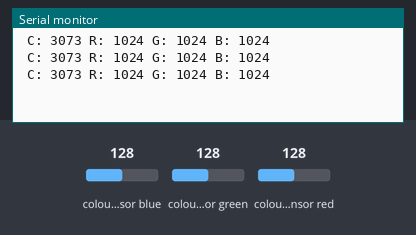
A sketch run on a simulated Arduino Uno, built with avr-gcc and run on an emulated ATmega328P. Parts: the last lines printed to the serial monitor. The inputs (shaded band) are chosen by the test bench; at power-on: colour sensor blue 128, colour sensor green 128, colour sensor red 128.

Above: at 1.4 s.
1.5 s: colour sensor blue set to 191
At 2.2 s:
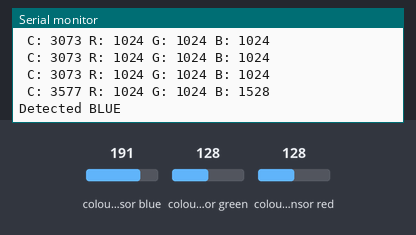
3.7 s: colour sensor green set to 250
At 4.4 s:
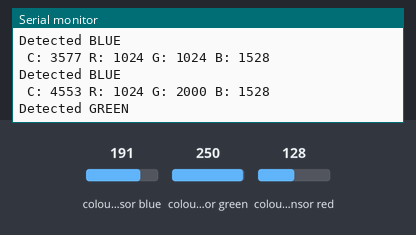
5.9 s: colour sensor red set to 5
At 6.6 s:
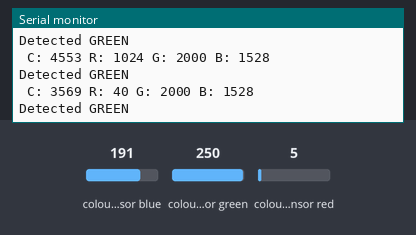
Timing chart, 0 to 8.9 s (numbered marks = the images above; inputs shaded):
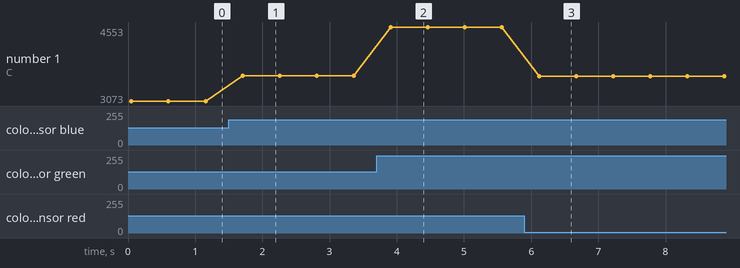

The sketch:

ColorDetection.ino
```cpp
#include <Adafruit_APDS9960.h>

Adafruit_APDS9960 apds;

void setup()
{
    Serial.begin(115200);

    if (!apds.begin())
    {
        Serial.println("Failed to initialize device!");
    }

    // Enable Color Sensing Mode
    apds.enableColor(true);
}

void loop()
{
    uint16_t r, g, b, c;

    // Wait for color data to be ready
    while (!apds.colorDataReady())
    {
        delay(5);
    }

    // Get the raw data
    apds.getColorData(&r, &g, &b, &c);

    Serial.print(" C: ");
    Serial.print(c);
    Serial.print(" R: ");
    Serial.print(r);
    Serial.print(" G: ");
    Serial.print(g);
    Serial.print(" B: ");
    Serial.print(b);
    Serial.println("");

    if (r > g && r > b)
    {
        Serial.println("Detected RED");
    }
    else if (g > r && g > b)
    {
        Serial.println("Detected GREEN");
    }
    else if (b > r && b > g)
    {
        Serial.println("Detected BLUE");
    }

    delay(500);
}

// Clear (C) Measure Total Ambient Light. It is useful for knowing how bright the room is overall.
// Normalization: Raw values change based on distance and lighting. To get a "true" color
// you often calculate the ratio: redRatio = R / (R + G + B)
```

Measured:
- after the input at 1.5 s, the serial monitor: prints a new line after 0.21 s (image 1)
- after the input at 3.7 s, the serial monitor: prints a new line after 0.21 s (image 2)
- after the input at 5.9 s, the serial monitor: prints a new line after 0.22 s (image 3)
- plotted number 1: 3073 → 3577 after the input at 1.5 s, 3577 → 4553 after the input at 3.7 s, 4553 → 3569 after the input at 5.9 s
